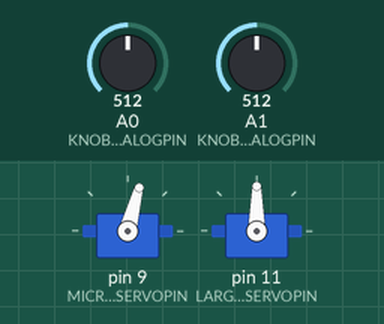
A sketch run on a simulated Arduino Uno, built with avr-gcc and run on an emulated ATmega328P. Shown: 2 × servo. The test bench sets the inputs (shaded band); at power-on: A0 (KNOB1_ANALOGPIN) = 512, A1 (KNOB2_ANALOGPIN) = 512.

Above: at 1.2 s.
1.3 s: A0 (KNOB1_ANALOGPIN) set to 716
At 2.3 s:
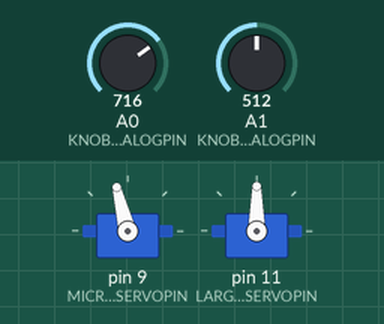
2.8 s: A1 (KNOB2_ANALOGPIN) set to 716
At 3.5 s:
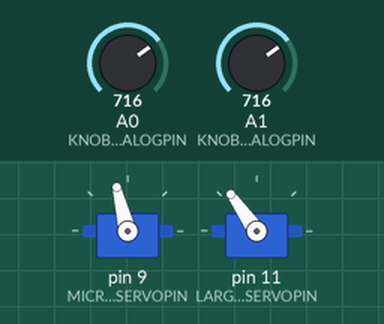
4.3 s: A0 (KNOB1_ANALOGPIN) set to 900
At 4.7 s:
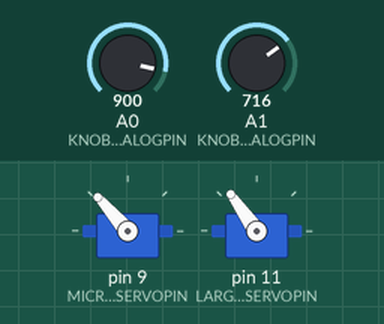
5.8 s: A1 (KNOB2_ANALOGPIN) set to 900
At 7.0 s:
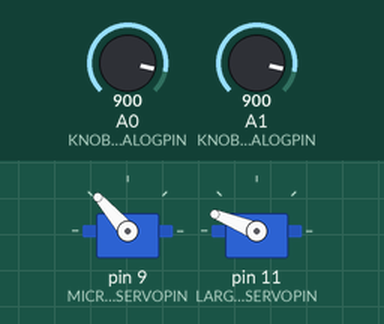
7.3 s: A0 (KNOB1_ANALOGPIN) set to 1023
At 8.2 s:
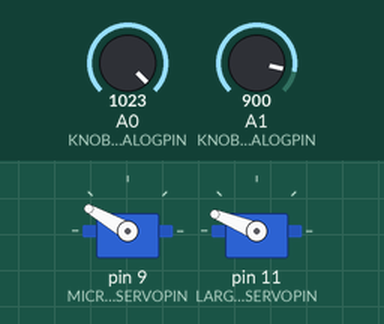
8.8 s: A1 (KNOB2_ANALOGPIN) set to 1023
At 9.4 s:
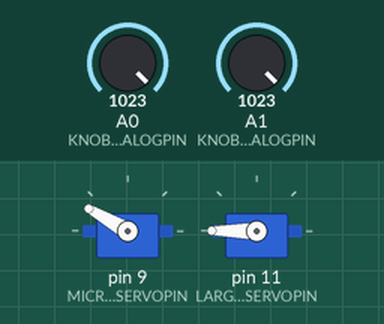
Timing chart, 0 to 11.3 s (numbered marks = the images above; inputs shaded):
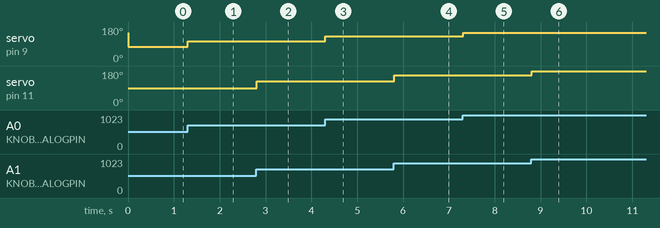

The sketch:

GripperKnob9g.ino
```cpp
/***********************************************************************************
 *     -(] [)-          RobotGeek Gripper
 *   / /     \ \              Automatic Test
 *  | |       | |
 *   \ \_____/ /
 *    |  ___  |
 *    |_|___|_|
 *    | _____ |
 *     |     |
 *     |     |
 *     |_____|
 *
 *  The following sketch will move each servo in the RobotGeek Gripper. It will rpeat the following cycle
 *
 *  1)Open gripper, wait 3 seconds
 *  2)Close Gripper, wait 3 seconds
 *  3)Lower Wrist Servo ~ 90 degrees, wait 3 seconds
 *  4)Raise Wrist Servo ~ 90 degrees, wait 3 seconds
 *  5)Level Wrist Servo, wait 3 seconds
 *
 *  First it will open and close the gripper
 *  Then it will raise and lower the wrist servo.
 *
 *
 *  Wiring
 *
 *  DIO 9 - Blue Micro Servo (FT-FS90MG)      Orange - 'S' Brown -'G'
 *  DIO 11 - Black RobotGeek 180 Degree Servo  White -'S' Black -'G'
 *
 *  Use an external power supply and set the jumper for pins 9/10/11 to 'VIN'
 *
 *  For more information and wiring diagrams see
 *  http://learn.trossenrobotics.com/30-robotgeek-getting-started-guides/dev-kits/55-robotgeek-gripper-kit-tips
 *
 ***********************************************************************************/
#include <Servo.h>   //include the servo library to control the RobotGeek Servos

#define MICRO_SERVOPIN 9  //pin that the micro servo will be attached to
#define LARGE_SERVOPIN 11  //pin that the large servo will be attached to
#define KNOB1_ANALOGPIN 0  //analog pin of knob1 to control micro/gripper servo
#define KNOB2_ANALOGPIN 1  //analog pin of knob2 to control large/wrist servo

Servo microServo;   //create an servo object for the 9g FT-FS90MG micro servo
Servo largeServo;   //create an servo object for the RobotGeek 180 degree serco

int knob1Value = 0;
int knob2Value = 0;

int microServoValue = 150;
int largeServoValue = 90;

//setup servo objects and set initial position
void setup()
{
  microServo.attach(MICRO_SERVOPIN);
  microServo.write(microServoValue);    // sets the servo position to 150 degress, positioning the servo for the gripper closed
  largeServo.attach(LARGE_SERVOPIN);
  largeServo.write(largeServoValue);    // sets the servo position to 90 degress, centered
}

//repeat test process
void loop()
{
  knob1Value = analogRead(KNOB1_ANALOGPIN);
  delay(5);//short delay to allow the Analog-Digital-Converter (ADC) to settle down
  knob2Value = analogRead(KNOB2_ANALOGPIN);

  //the knob values will be read as a value between 0-1023,
  //so they must be converted to a value between 0 and 180 (150 for the micro servo)
  //the map()function will convert the values
  microServoValue = map(knob1Value, 0, 1023, 0, 150);
  largeServoValue = map(knob2Value, 0, 1023, 0, 180);

  //write scaled values from the knobs to the servos.
  microServo.write(microServoValue);
  largeServo.write(largeServoValue);

  delay(10);//short delay for servos to move

}
```

Measured:
- after the input at 1.3 s, servo on pin 9 (MICRO_SERVOPIN): 75° → 104° at once
- after the input at 2.8 s, servo on pin 11 (LARGE_SERVOPIN): 90° → 125° at once
- after the input at 4.3 s, servo on pin 9 (MICRO_SERVOPIN): 104° → 131° at once
- after the input at 5.8 s, servo on pin 11 (LARGE_SERVOPIN): 125° → 158° at once
- after the input at 7.3 s, servo on pin 9 (MICRO_SERVOPIN): 131° → 150° at once
- after the input at 8.8 s, servo on pin 11 (LARGE_SERVOPIN): 158° → 180° at once
